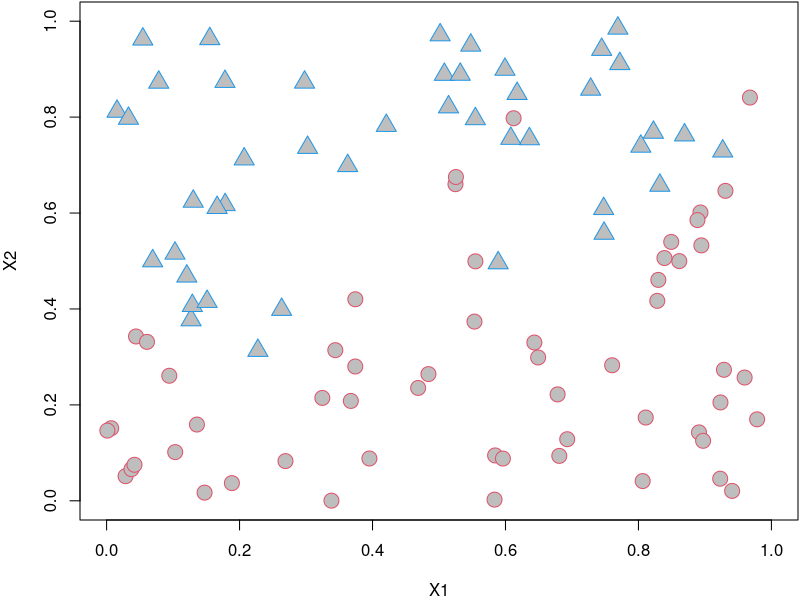

Reproduce this figure in R. (Note: this script raises an error after producing the figure.)
############################
############################
# Simulation dataset
############################
############################


my.f <- function(x,deg=0.5){
	tmp <- (x[2]-((3+cos(4*pi*x[1]))/8+(x[1]^2)/2))
	d <- sign(tmp)*abs(tmp)^(deg)
	return(0.5+d)
}


n.points.train <- 100

data.train <- data.frame(x1=runif(n.points.train),x2=runif(n.points.train))
#data.train <- data.frame(x1=rnorm(n.points.train,0.5,sd=0.2),x2=rnorm(n.points.train,0.5,sd=0.2))
prob <- apply(data.train,1,FUN=my.f,deg=0.5)
class <- runif(n.points.train) < prob
data.train$class <- class

my.pch <- rep(21,times=n.points.train)
w <- which(data.train$class)
my.pch[w] <- 24
par(mar=c(4,4,0.1,0.1))
plot(data.train$x1,data.train$x2,col=2*as.numeric(1+class),pch=my.pch,xlim=c(0,1),ylim=c(0,1),bg="grey",xlab="X1",ylab="X2",cex=2)
lines(x,(3+cos(4*pi*x))/8+(x^2)/2,type="l",ylim=c(0,1),lty=1,lwd=2)
